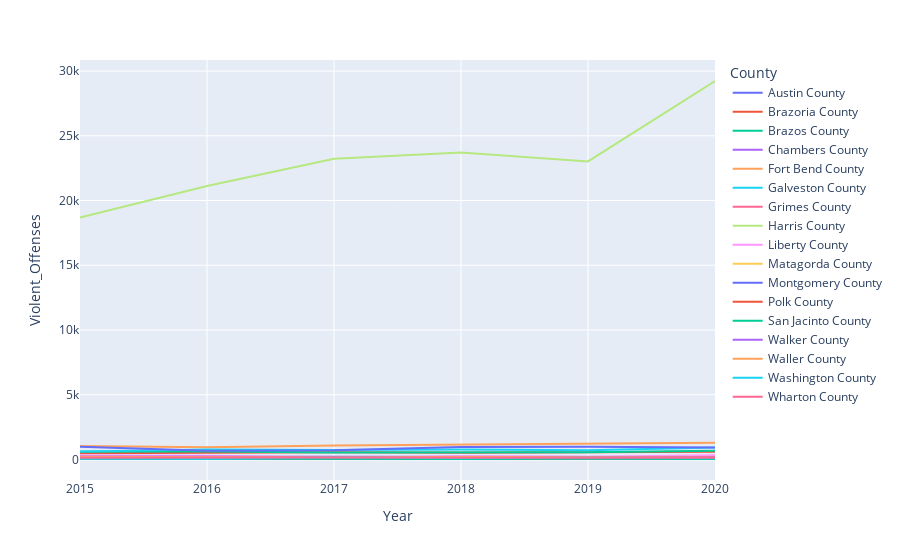

This figure's notebook cell:
### Code cell
# Violent crimes houston area over 5 years
fig = px.line(crime_df, x="Year" , y="Violent_Offenses", color="County")
fig.show()

### Figure 1 — Plotly figure (JSON) as saved in the notebook; plotly's stock layout.template omitted (floating-point values rounded to 4 significant figures)
{"data": [{"hovertemplate": "County=Austin County<br>Year=%{x}<br>Violent_Offenses=%{y}<extra></extra>", "legendgroup": "Austin County", "line": {"color": "#636efa", "dash": "solid"}, "marker": {"symbol": "circle"}, "mode": "lines", "name": "Austin County", "orientation": "v", "showlegend": true, "type": "scatter", "x": [2015, 2016, 2017, 2018, 2019, 2020], "xaxis": "x", "y": [61, 49, 45, 43, 43, 42], "yaxis": "y"}, {"hovertemplate": "County=Brazoria County<br>Year=%{x}<br>Violent_Offenses=%{y}<extra></extra>", "legendgroup": "Brazoria County", "line": {"color": "#EF553B", "dash": "solid"}, "marker": {"symbol": "circle"}, "mode": "lines", "name": "Brazoria County", "orientation": "v", "showlegend": true, "type": "scatter", "x": [2015, 2016, 2017, 2018, 2019, 2020], "xaxis": "x", "y": [470, 513, 560, 512, 533, 587], "yaxis": "y"}, {"hovertemplate": "County=Brazos County<br>Year=%{x}<br>Violent_Offenses=%{y}<extra></extra>", "legendgroup": "Brazos County", "line": {"color": "#00cc96", "dash": "solid"}, "marker": {"symbol": "circle"}, "mode": "lines", "name": "Brazos County", "orientation": "v", "showlegend": true, "type": "scatter", "x": [2015, 2016, 2017, 2018, 2019, 2020], "xaxis": "x", "y": [587, 608, 529, 549, 555, 661], "yaxis": "y"}, {"hovertemplate": "County=Chambers County<br>Year=%{x}<br>Violent_Offenses=%{y}<extra></extra>", "legendgroup": "Chambers County", "line": {"color": "#ab63fa", "dash": "solid"}, "marker": {"symbol": "circle"}, "mode": "lines", "name": "Chambers County", "orientation": "v", "showlegend": true, "type": "scatter", "x": [2015, 2016, 2017, 2018, 2019, 2020], "xaxis": "x", "y": [110, 131, 89, 53, 81, 126], "yaxis": "y"}, {"hovertemplate": "County=Fort Bend County<br>Year=%{x}<br>Violent_Offenses=%{y}<extra></extra>", "legendgroup": "Fort Bend County", "line": {"color": "#FFA15A", "dash": "solid"}, "marker": {"symbol": "circle"}, "mode": "lines", "name": "Fort Bend County", "orientation": "v", "showlegend": true, "type": "scatter", "x": [2015, 2016, 2017, 2018, 2019, 2020], "xaxis": "x", "y": [1034, 935, 1073, 1152, 1246, 1287], "yaxis": "y"}, {"hovertemplate": "County=Galveston County<br>Year=%{x}<br>Violent_Offenses=%{y}<extra></extra>", "legendgroup": "Galveston County", "line": {"color": "#19d3f3", "dash": "solid"}, "marker": {"symbol": "circle"}, "mode": "lines", "name": "Galveston County", "orientation": "v", "showlegend": true, "type": "scatter", "x": [2015, 2016, 2017, 2018, 2019, 2020], "xaxis": "x", "y": [610, 764, 732, 768, 715, 927], "yaxis": "y"}, {"hovertemplate": "County=Grimes County<br>Year=%{x}<br>Violent_Offenses=%{y}<extra></extra>", "legendgroup": "Grimes County", "line": {"color": "#FF6692", "dash": "solid"}, "marker": {"symbol": "circle"}, "mode": "lines", "name": "Grimes County", "orientation": "v", "showlegend": true, "type": "scatter", "x": [2015, 2016, 2017, 2018, 2019, 2020], "xaxis": "x", "y": [85, 70, 48, 39, 33, 69], "yaxis": "y"}, {"hovertemplate": "County=Harris County<br>Year=%{x}<br>Violent_Offenses=%{y}<extra></extra>", "legendgroup": "Harris County", "line": {"color": "#B6E880", "dash": "solid"}, "marker": {"symbol": "circle"}, "mode": "lines", "name": "Harris County", "orientation": "v", "showlegend": true, "type": "scatter", "x": [2015, 2016, 2017, 2018, 2019, 2020], "xaxis": "x", "y": [18684, 21126, 23222, 23709, 23021, 29232], "yaxis": "y"}, {"hovertemplate": "County=Liberty County<br>Year=%{x}<br>Violent_Offenses=%{y}<extra></extra>", "legendgroup": "Liberty County", "line": {"color": "#FF97FF", "dash": "solid"}, "marker": {"symbol": "circle"}, "mode": "lines", "name": "Liberty County", "orientation": "v", "showlegend": true, "type": "scatter", "x": [2015, 2016, 2017, 2018, 2019, 2020], "xaxis": "x", "y": [294, 282, 113, 247, 215, 315], "yaxis": "y"}, {"hovertemplate": "County=Matagorda County<br>Year=%{x}<br>Violent_Offenses=%{y}<extra></extra>", "legendgroup": "Matagorda County", "line": {"color": "#FECB52", "dash": "solid"}, "marker": {"symbol": "circle"}, "mode": "lines", "name": "Matagorda County", "orientation": "v", "showlegend": true, "type": "scatter", "x": [2015, 2016, 2017, 2018, 2019, 2020], "xaxis": "x", "y": [85, 117, 143, 136, 156, 169], "yaxis": "y"}, {"hovertemplate": "County=Montgomery County<br>Year=%{x}<br>Violent_Offenses=%{y}<extra></extra>", "legendgroup": "Montgomery County", "line": {"color": "#636efa", "dash": "solid"}, "marker": {"symbol": "circle"}, "mode": "lines", "name": "Montgomery County", "orientation": "v", "showlegend": true, "type": "scatter", "x": [2015, 2016, 2017, 2018, 2019, 2020], "xaxis": "x", "y": [976, 678, 705, 969, 972, 925], "yaxis": "y"}, {"hovertemplate": "County=Polk County<br>Year=%{x}<br>Violent_Offenses=%{y}<extra></extra>", "legendgroup": "Polk County", "line": {"color": "#EF553B", "dash": "solid"}, "marker": {"symbol": "circle"}, "mode": "lines", "name": "Polk County", "orientation": "v", "showlegend": true, "type": "scatter", "x": [2015, 2016, 2017, 2018, 2019, 2020], "xaxis": "x", "y": [129, 104, 119, 107, 104, 103], "yaxis": "y"}, {"hovertemplate": "County=San Jacinto County<br>Year=%{x}<br>Violent_Offenses=%{y}<extra></extra>", "legendgroup": "San Jacinto County", "line": {"color": "#00cc96", "dash": "solid"}, "marker": {"symbol": "circle"}, "mode": "lines", "name": "San Jacinto County", "orientation": "v", "showlegend": true, "type": "scatter", "x": [2015, 2016, 2017, 2018, 2019, 2020], "xaxis": "x", "y": [66, 43, 53, 40, 43, 37], "yaxis": "y"}, {"hovertemplate": "County=Walker County<br>Year=%{x}<br>Violent_Offenses=%{y}<extra></extra>", "legendgroup": "Walker County", "line": {"color": "#ab63fa", "dash": "solid"}, "marker": {"symbol": "circle"}, "mode": "lines", "name": "Walker County", "orientation": "v", "showlegend": true, "type": "scatter", "x": [2015, 2016, 2017, 2018, 2019, 2020], "xaxis": "x", "y": [226, 231, 204, 185, 223, 196], "yaxis": "y"}, {"hovertemplate": "County=Waller County<br>Year=%{x}<br>Violent_Offenses=%{y}<extra></extra>", "legendgroup": "Waller County", "line": {"color": "#FFA15A", "dash": "solid"}, "marker": {"symbol": "circle"}, "mode": "lines", "name": "Waller County", "orientation": "v", "showlegend": true, "type": "scatter", "x": [2015, 2016, 2017, 2018, 2019, 2020], "xaxis": "x", "y": [199, 146, 143, 184, 134, 141], "yaxis": "y"}, {"hovertemplate": "County=Washington County<br>Year=%{x}<br>Violent_Offenses=%{y}<extra></extra>", "legendgroup": "Washington County", "line": {"color": "#19d3f3", "dash": "solid"}, "marker": {"symbol": "circle"}, "mode": "lines", "name": "Washington County", "orientation": "v", "showlegend": true, "type": "scatter", "x": [2015, 2016, 2017, 2018, 2019, 2020], "xaxis": "x", "y": [71, 59, 148, 91, 135, 86], "yaxis": "y"}, {"hovertemplate": "County=Wharton County<br>Year=%{x}<br>Violent_Offenses=%{y}<extra></extra>", "legendgroup": "Wharton County", "line": {"color": "#FF6692", "dash": "solid"}, "marker": {"symbol": "circle"}, "mode": "lines", "name": "Wharton County", "orientation": "v", "showlegend": true, "type": "scatter", "x": [2015, 2016, 2017, 2018, 2019, 2020], "xaxis": "x", "y": [135, 156, 145, 131, 122, 130], "yaxis": "y"}], "layout": {"legend": {"title": {"text": "County"}, "tracegroupgap": 0}, "margin": {"t": 60}, "xaxis": {"anchor": "y", "domain": [0, 1], "title": {"text": "Year"}}, "yaxis": {"anchor": "x", "domain": [0, 1], "title": {"text": "Violent_Offenses"}}}}
